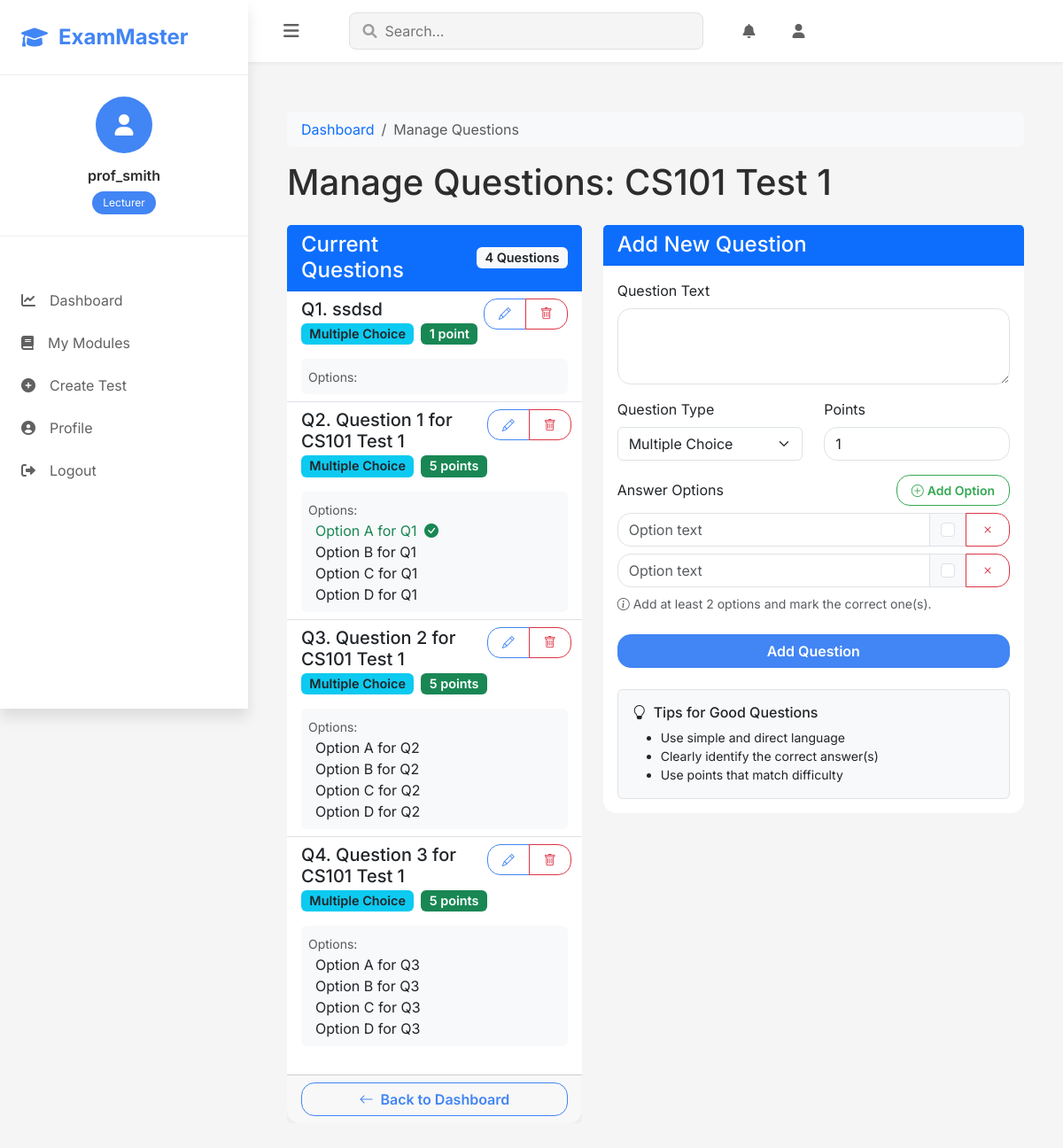
/lecturer/test/1/questions (signed in), run on the app's committed database.
### models.py (models this page shows, shortened)
class User(UserMixin, db.Model):
    id = db.Column(db.Integer, primary_key=True)
    username = db.Column(db.String(64), unique=True, nullable=False)
    email = db.Column(db.String(120), unique=True, nullable=False)
    password_hash = db.Column(db.String(256), nullable=False)
    role = db.Column(db.String(20), nullable=False)  # 'student', 'lecturer', or 'admin'
    date_registered = db.Column(db.DateTime, default=datetime.utcnow)
    face_encodings = db.Column(db.Text, nullable=True)  # store face encoding data as JSON
    created_tests = db.relationship('Test', backref='author', lazy=True,
                                   foreign_keys='Test.lecturer_id')
    test_attempts = db.relationship('TestAttempt', backref='student', lazy=True)
    taught_modules = db.relationship('Module', backref='lecturer', lazy=True)
    enrolled_modules = db.relationship('Module',
                                      secondary=student_module,
                                      backref=db.backref('enrolled_students', lazy='dynamic'),
                                      lazy='dynamic')
    def is_lecturer(self):
        return self.role == 'lecturer'
    def is_student(self):
        return self.role == 'student'
    def is_admin(self):
        print(f"Checking if user {self.username} is admin. Role: {self.role}")
        result = self.role == 'admin'
        print(f"is_admin result: {result}")
        return result

class Test(db.Model):
    id = db.Column(db.Integer, primary_key=True)
    title = db.Column(db.String(200), nullable=False)
    description = db.Column(db.Text, nullable=True)
    time_limit_minutes = db.Column(db.Integer, nullable=False, default=60)
    due_date = db.Column(db.DateTime, nullable=True)
    max_attempts = db.Column(db.Integer, nullable=False, default=1)
    passing_score = db.Column(db.Integer, nullable=False, default=60)  # Percentage
    created_at = db.Column(db.DateTime, default=datetime.utcnow)
    is_active = db.Column(db.Boolean, default=True)
    lecturer_id = db.Column(db.Integer, db.ForeignKey('user.id'), nullable=True)
    module_id = db.Column(db.Integer, db.ForeignKey('module.id'), nullable=False)
    questions = db.relationship('Question', backref='test', lazy=True, cascade='all, delete-orphan')
    attempts = db.relationship('TestAttempt', backref='test', lazy=True, cascade='all, delete-orphan')

class Question(db.Model):
    id = db.Column(db.Integer, primary_key=True)
    text = db.Column(db.Text, nullable=False)
    question_type = db.Column(db.String(20), nullable=False)  # 'multiple_choice', 'short_answer', etc.
    points = db.Column(db.Integer, nullable=False, default=1)
    test_id = db.Column(db.Integer, db.ForeignKey('test.id'), nullable=False)
    options = db.relationship('QuestionOption', backref='question', lazy=True, cascade='all, delete-orphan')
    answers = db.relationship('StudentAnswer', backref='question', lazy=True)

class QuestionOption(db.Model):
    id = db.Column(db.Integer, primary_key=True)
    text = db.Column(db.Text, nullable=False)
    is_correct = db.Column(db.Boolean, default=False)
    question_id = db.Column(db.Integer, db.ForeignKey('question.id'), nullable=False)

### routes.py (the view, shortened to what this page needs)
@app.route('/lecturer/test/<int:test_id>/questions', methods=['GET', 'POST'])
@login_required
def manage_questions(test_id):
    if not current_user.is_lecturer():
        flash('Access denied: You need to be a lecturer to manage questions.', 'danger')
        return redirect(url_for('index'))
    test = Test.query.get_or_404(test_id)
    form = QuestionForm()
    questions = Question.query.filter_by(test_id=test.id).all()
    return render_template(
        'lecturer/manage_questions.html',
        title='Manage Questions',
        test=test,
        form=form,
        questions=questions
    )

### templates/lecturer/manage_questions.html (shortened to what this page needs)
{% extends "base.html" %}
{% block content %}
<div class="container py-4">
    <nav aria-label="breadcrumb">
        <ol class="breadcrumb bg-light rounded px-3 py-2">
            <li class="breadcrumb-item"><a href="{{ url_for('lecturer_dashboard') }}" class="text-decoration-none">Dashboard</a></li>
            <li class="breadcrumb-item active" aria-current="page">Manage Questions</li>
        </ol>
    </nav>
    <div class="d-flex justify-content-between align-items-center mb-4">
        <h1 class="mb-0">Manage Questions: {{ test.title }}</h1>
    </div>
    <div class="row">
        <div class="col-md-5 mb-4">
            <div class="card h-100">
                <div class="card-header d-flex justify-content-between align-items-center bg-primary text-white">
                    <h4 class="mb-0">Current Questions</h4>
                    <span class="badge bg-light text-dark">{{ questions|length }} Questions</span>
                </div>
                <div class="card-body p-0">
                    {% if questions %}
                        <div class="list-group list-group-flush">
                            {% for question in questions %}
                                <div class="list-group-item">
                                    <div class="d-flex justify-content-between align-items-start">
                                        <div>
                                            <h5 class="mb-1">Q{{ loop.index }}. {{ question.text|truncate(50) }}</h5>
                                            <div class="d-flex mb-2">
                                                <span class="badge bg-info text-dark me-2">{{ question.question_type|replace('_', ' ')|title }}</span>
                                                <span class="badge bg-success">{{ question.points }} point{% if question.points != 1 %}s{% endif %}</span>
                                            </div>
                                        </div>
                                        <div class="btn-group">
                                            <button type="button" class="btn btn-sm btn-outline-primary edit-question" data-question-id="{{ question.id }}"><i class="bi bi-pencil"></i></button>
                                            <button type="button" class="btn btn-sm btn-outline-danger delete-question" data-question-id="{{ question.id }}"><i class="bi bi-trash"></i></button>
                                        </div>
                                    </div>
                                    {% if question.question_type == 'multiple_choice' %}
                                        <div class="bg-light p-2 mt-2 rounded">
                                            <small class="text-muted">Options:</small>
                                            <ul class="mb-0 list-unstyled ps-2">
                                                {% for option in question.options %}
                                                    <li class="{% if option.is_correct %}text-success{% endif %}">
                                                        {{ option.text|truncate(30) }}
                                                        {% if option.is_correct %}<i class="bi bi-check-circle-fill ms-1"></i>{% endif %}
                                                    </li>
                                                {% endfor %}
                                            </ul>
                                        </div>
                                    {% elif question.question_type == 'true_false' %}
                                        <div class="text-muted mt-2"><i class="bi bi-check2-circle"></i> Correct answer: {{ 'True' if question.correct_answer else 'False' }}</div>
                                    {% elif question.question_type == 'short_answer' %}
                                        <div class="text-muted mt-2"><i class="bi bi-pencil-square"></i> Expected answer: {{ question.correct_answer }}</div>
                                    {% endif %}
                                </div>
                            {% endfor %}
                        </div>
                    {% else %}
                        <div class="p-4 text-center">
                            <i class="bi bi-question-circle display-4 mb-3 text-muted"></i>
                            <p>No questions added yet. Use the form to add questions.</p>
                        </div>
                    {% endif %}
                </div>
                <div class="card-footer">
                    <a href="{{ url_for('lecturer_dashboard') }}" class="btn btn-outline-primary w-100">
                        <i class="bi bi-arrow-left me-2"></i>Back to Dashboard
                    </a>
                </div>
            </div>
        </div>
        <div class="col-md-7">
            <div class="card">
                <div class="card-header bg-primary text-white"><h4 class="mb-0">Add New Question</h4></div>
                <div class="card-body">
                    <form method="POST" id="question-form">
                        <div class="mb-3">
                            {{ form.text.label(class="form-label") }}
                            {{ form.text(class="form-control", rows=3) }}
                        </div>
                        <div class="row mb-3">
                            <div class="col-md-6">
                                {{ form.question_type.label(class="form-label") }}
                                {{ form.question_type(class="form-select", id="question_type") }}
                            </div>
                            <div class="col-md-6">
                                {{ form.points.label(class="form-label") }}
                                {{ form.points(class="form-control", value=1, id="points") }}
                            </div>
                        </div>
                        <div id="options-section" class="mb-4 d-none">
                            <label class="form-label d-flex justify-content-between align-items-center">
                                <span>Answer Options</span>
                                <button id="add-option" type="button" class="btn btn-sm btn-outline-success">
                                    <i class="bi bi-plus-circle me-1"></i>Add Option
                                </button>
                            </label>
                            <div id="options-container" class="mb-2"></div>
                            <div class="form-text text-muted">
                                <i class="bi bi-info-circle me-1"></i>Add at least 2 options and mark the correct one(s).
                            </div>
                        </div>
                        <div class="d-grid">
                            {{ form.submit(class="btn btn-primary", id="submit-btn") }}
                        </div>
                    </form>
                    <div class="mt-4 p-3 bg-light border rounded">
                        <h6><i class="bi bi-lightbulb me-2"></i>Tips for Good Questions</h6>
                        <ul class="small mb-0">
                            <li>Use simple and direct language</li>
                            <li>Clearly identify the correct answer(s)</li>
                            <li>Use points that match difficulty</li>
                        </ul>
                    </div>
                </div>
            </div>
        </div>
    </div>
</div>
{% endblock %}

### templates/base.html (shortened to what this page needs)
<!DOCTYPE html>
<html lang="en">
<head>
    <link href="https://cdn.jsdelivr.net/npm/bootstrap@5.3.0-alpha1/dist/css/bootstrap.min.css" rel="stylesheet">
    <link rel="stylesheet" href="https://cdnjs.cloudflare.com/ajax/libs/font-awesome/6.0.0/css/all.min.css">
    <link rel="stylesheet" href="https://cdn.jsdelivr.net/npm/bootstrap-icons@1.11.3/font/bootstrap-icons.min.css">
    <link rel="stylesheet" href="{{ url_for('static', filename='css/style.css', v='1.0.1') }}">
    <script src="https://cdn.jsdelivr.net/npm/chart.js"></script> </head>
<body class="modern-theme">
    <nav class="sidebar" id="sidebar">
        <div class="sidebar-header">
            <a class="brand" href="{{ url_for('index') }}">
                <i class="fas fa-graduation-cap"></i>
                <span>ExamMaster</span>
            </a>
        </div>
        {% if current_user.is_authenticated %}
        <div class="user-profile">
            <div class="avatar">
                <i class="fas fa-user"></i>
            </div>
            <div class="user-info">
                <h6>{{ current_user.username }}</h6>
                <span class="role-badge">{{ current_user.role.capitalize() }}</span>
            </div>
        </div>
        <ul class="nav-links">
            {% if current_user.is_admin() %}
                <li><a href="{{ url_for('admin_dashboard') }}"><i class="fas fa-chart-line"></i>Dashboard</a></li>
                <li><a href="{{ url_for('admin_manage_users') }}"><i class="fas fa-users"></i>Users</a></li>
                <li><a href="{{ url_for('admin_manage_modules') }}"><i class="fas fa-book"></i>Modules</a></li>
            {% elif current_user.is_lecturer() %}
                <li><a href="{{ url_for('lecturer_dashboard') }}"><i class="fas fa-chart-line"></i>Dashboard</a></li>
                <li><a href="{{ url_for('manage_modules') }}"><i class="fas fa-book"></i>My Modules</a></li>
                <li><a href="{{ url_for('create_test') }}"><i class="fas fa-plus-circle"></i>Create Test</a></li>
            {% endif %}
            <li><a href="{{ url_for('profile') }}"><i class="fas fa-user-circle"></i>Profile</a></li>
            <li><a href="{{ url_for('logout') }}"><i class="fas fa-sign-out-alt"></i>Logout</a></li>
        </ul>
        {% endif %}
    </nav>
    <div class="main-content">
        <header class="top-bar">
            <button id="sidebar-toggle" class="menu-toggle">
                <i class="fas fa-bars"></i>
            </button>
            <div class="search-bar">
                <i class="fas fa-search"></i>
                <input type="text" placeholder="Search...">
            </div>
            {% if current_user.is_authenticated %}
            <div class="top-bar-actions">
                <a href="#" class="action-btn"><i class="fas fa-bell"></i></a>
                <a href="{{ url_for('profile') }}" class="action-btn"><i class="fas fa-user"></i></a>
            </div>
            {% endif %}
        </header>
        <main class="content-wrapper">
            {% block content %}{% endblock %}
        </main>
    </div>
</body>
</html>

### data on the page
User: username "prof_smith", role "Lecturer"
Test: title "CS101 Test 1"
Question: text "ssdsd", question_type "Multiple Choice", points "1", shows "Options:"
Question: text "Question 1 for CS101 Test 1", question_type "Multiple Choice", points "5"
QuestionOption: text "Option A for Q1", is_correct True (drawn)
QuestionOption: text "Option B for Q1"
QuestionOption: text "Option C for Q1"
QuestionOption: text "Option D for Q1"
Question: text "Question 2 for CS101 Test 1", question_type "Multiple Choice", points "5"
QuestionOption: text "Option A for Q2"
QuestionOption: text "Option B for Q2"
QuestionOption: text "Option C for Q2"
QuestionOption: text "Option D for Q2"
Question: text "Question 3 for CS101 Test 1", question_type "Multiple Choice", points "5"
QuestionOption: text "Option A for Q3"
QuestionOption: text "Option B for Q3"
QuestionOption: text "Option C for Q3"
QuestionOption: text "Option D for Q3"

### other printed values
{{ questions|length }} "4"
